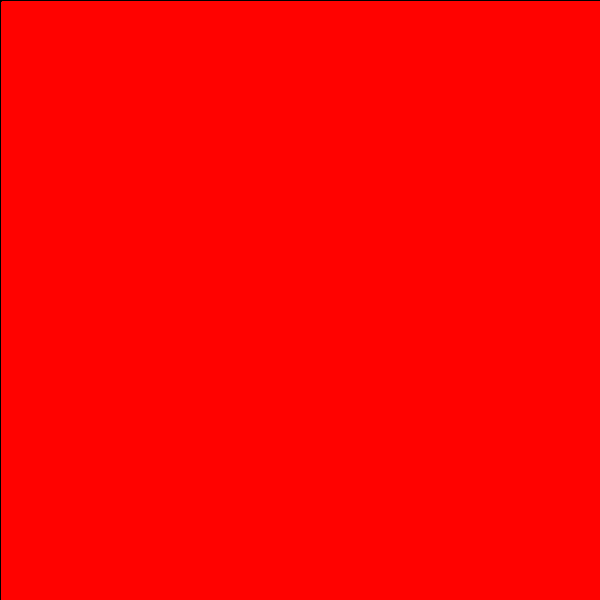
Frame 1 (no input)
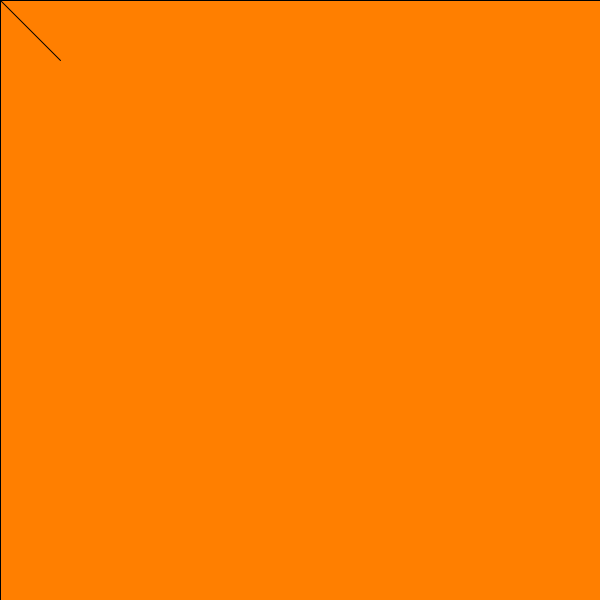
Frame 60 (the mouse pressed at the canvas centre just before this capture)
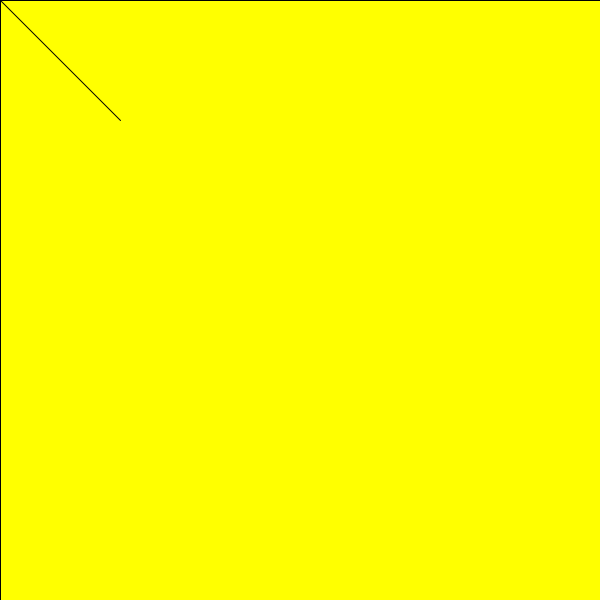
Frame 120 (the mouse held since frame 60 and released just before this capture)

The Processing sketch that drew these frames (run headless with seeded random() and noise(); from frame 60 on, the mouse is pressed at the canvas centre):

// Processing sketch: processing_119653
// ── processing_119653.pde

//Prog. dinamica

float x1,x2;
float y1,y2;
float hue=0;
float sat=0;
float bri=0;

void setup()
{
size(600, 600);
background(255); 
colorMode(HSB, 360,100,100);//Hue (0-360 grados), Saturation(0-100), Brightness (0-100)
}

void draw()
{
//Info declarada que pinta cada frame

hue=hue+0.5;
sat=sat+100;
bri=bri+100;

fill(hue,sat,bri);
rect(0,0,width,height);

x1=x1+1;
x2=x2-1;
y1=y1+1;
y2=y2-1;
line(x1,y1,x2,y2);
}
